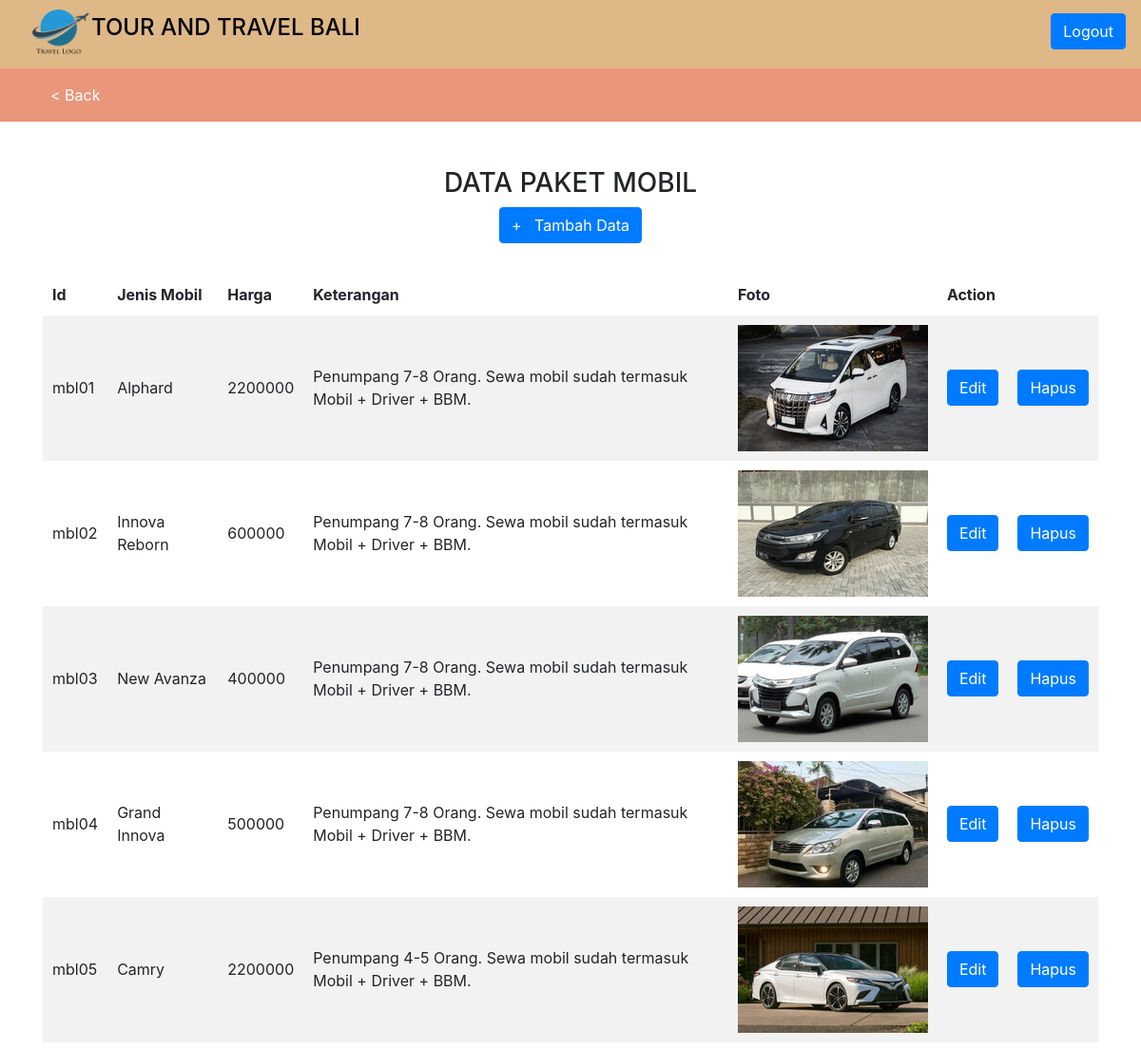
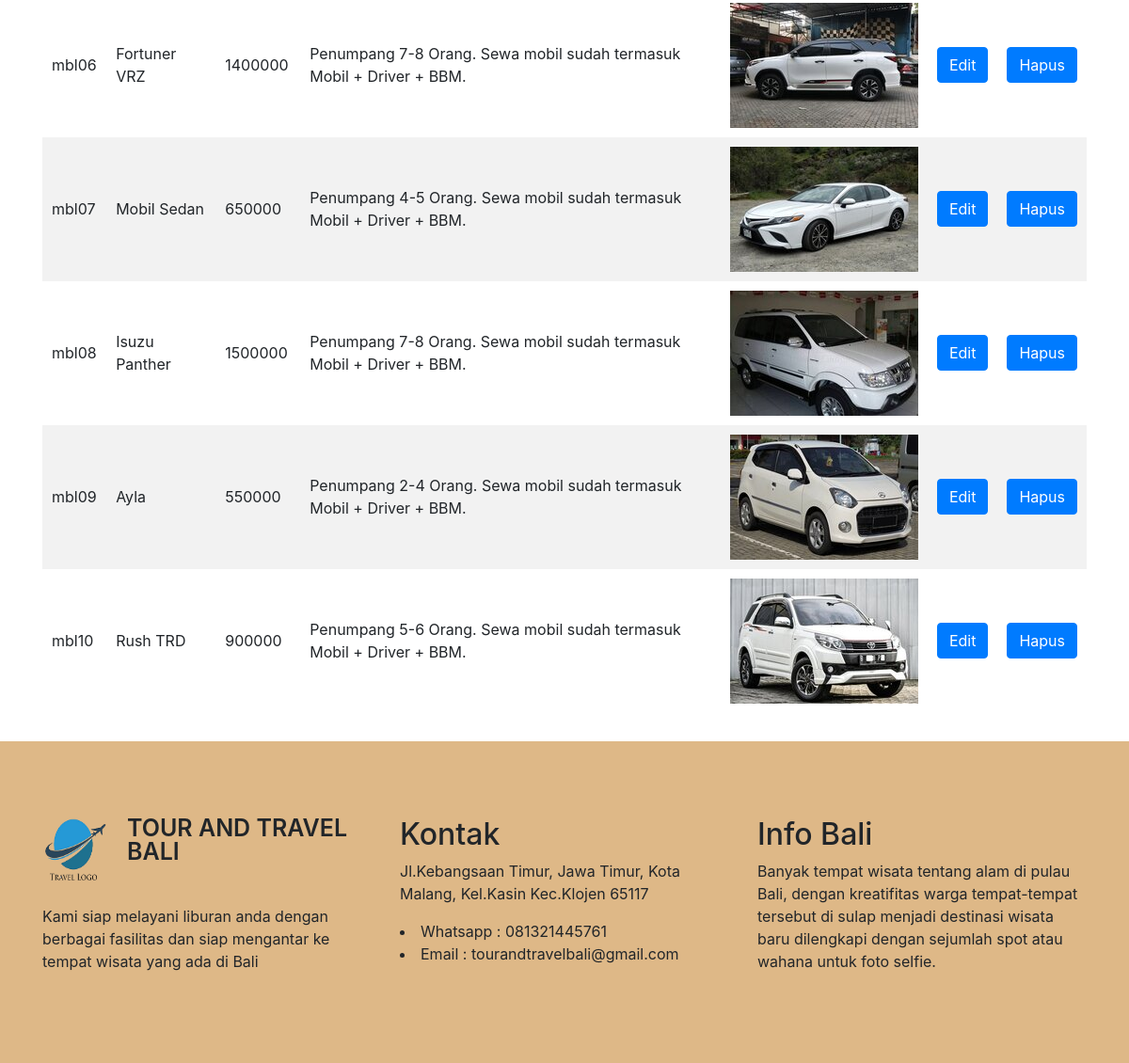
Screenshot of /crudmobil.php with the database file from the repository (2 pictures, top to bottom).
### tables this page shows
CREATE TABLE `paketmobil` (
  `Id` varchar(10) NOT NULL,
  `Jenis_Mobil` varchar(50) NOT NULL,
  `Harga` double NOT NULL,
  `Keterangan` varchar(255) NOT NULL,
  `lokasi_foto` varchar(255) NOT NULL
);

### crudmobil.php (the view, shortened to what this page needs)
<!DOCTYPE html>
    <html lang="en">
        <head>
            <link rel="stylesheet" href="https://maxcdn.bootstrapcdn.com/bootstrap/4.5.2/css/bootstrap.min.css">
        </head>
        <body>
            <div class="header">
                <header>
                    <?php include 'header.php';?>
                </header>
            </div>
            <div class="jumbotronmenu3">
                <div class="container">
                <br> <br> <br>
                </div>
            </div>
            <div class="menu3">
                <header>
                    <?php include 'menu3.php';?>
                </header>
            </div>
            <div class="container">
                <div class="row">
                    <div class="col text-center">
                        <br> <br>
                            <h3>DATA PAKET MOBIL</h3>
                            <h6><a href="tambahDataMobil.php" class="btn btn-primary">+ &nbsp; Tambah Data</a></h6>
                        <br>
                    </div>
                </div>
                <table>
                    <tr>
                        <th> Id </th>
                        <th> Jenis Mobil </th>
                        <th> Harga </th>
                        <th> Keterangan </th>
                        <th> Foto </th>
                        <th> Action</th>
                    </tr>
                    <?php
                        include "koneksi.php";
                        $query ="SELECT * FROM paketmobil";
                        $result = mysqli_query($connect, $query);
                        if (mysqli_num_rows($result)>0) {
                            while ($row = mysqli_fetch_array($result)) {
                    ?>
                    <tr>
                        <td> <?php echo $row["Id"] ?> </td>
                        <td> <?php echo $row["Jenis_Mobil"] ?> </td>
                        <td> <?php echo $row["Harga"] ?> </td>
                        <td> <?php echo $row["Keterangan"] ?> </td>
                        <td><img class="gmbr" src="<?php echo $row["lokasi_foto"]; ?> "></td>
                        <td>
                        <a href="editDataMobil.php?id=<?php echo $row['Id']; ?>" class="btn btn-primary">Edit</a>
                        </td>
                        <td>
                        <a href="prosesHapusMobil.php?id=<?php echo $row['Id']; ?>" onclick="return confirm('Anda yakin ingin hapus data ini?')" class="btn btn-primary">Hapus</a>
                        </td>
                    <?php
                        }
                    }
                    else {
                        echo "0 result";
                    }
                    ?>
                    </tr>
                </table>
            </div>
            <div class="footer page-top">
               <header>
                    <?php include 'footer.php';?>
                </header>
            </div>
        </body>
    </html>

### style.css (style rules this page uses)
.jumbotronmenu3 { background-color: burlywood; }
.page-top { margin-top:30px; }

### crudmobil.php (style rules this page uses)
table { border-collapse: collapse; border-spacing: 0; width: 100%; border: 1 px solid #ddd; }
th, td { text-align: left; padding: 10px; }
tr:nth-child(even) { background-color: #f2f2f2; }

### rows the page displays
paketmobil: Id "mbl01", Jenis_Mobil "Alphard", Harga "2200000", Keterangan "Penumpang 7-8 Orang. Sewa mobil sudah termasuk Mobil + Driver + BBM.", lokasi_foto (picture)
paketmobil: Id "mbl02", Jenis_Mobil "Innova Reborn", Harga "600000", Keterangan "Penumpang 7-8 Orang. Sewa mobil sudah termasuk Mobil + Driver + BBM.", lokasi_foto (picture)
paketmobil: Id "mbl03", Jenis_Mobil "New Avanza", Harga "400000", Keterangan "Penumpang 7-8 Orang. Sewa mobil sudah termasuk Mobil + Driver + BBM.", lokasi_foto (picture)
paketmobil: Id "mbl04", Jenis_Mobil "Grand Innova", Harga "500000", Keterangan "Penumpang 7-8 Orang. Sewa mobil sudah termasuk Mobil + Driver + BBM.", lokasi_foto (picture)
paketmobil: Id "mbl05", Jenis_Mobil "Camry", Harga "2200000", Keterangan "Penumpang 4-5 Orang. Sewa mobil sudah termasuk Mobil + Driver + BBM.", lokasi_foto (picture)
paketmobil: Id "mbl06", Jenis_Mobil "Fortuner VRZ", Harga "1400000", Keterangan "Penumpang 7-8 Orang. Sewa mobil sudah termasuk Mobil + Driver + BBM.", lokasi_foto (picture)
paketmobil: Id "mbl07", Jenis_Mobil "Mobil Sedan", Harga "650000", Keterangan "Penumpang 4-5 Orang. Sewa mobil sudah termasuk Mobil + Driver + BBM.", lokasi_foto (picture)
paketmobil: Id "mbl08", Jenis_Mobil "Isuzu Panther", Harga "1500000", Keterangan "Penumpang 7-8 Orang. Sewa mobil sudah termasuk Mobil + Driver + BBM.", lokasi_foto (picture)
paketmobil: Id "mbl09", Jenis_Mobil "Ayla", Harga "550000", Keterangan "Penumpang 2-4 Orang. Sewa mobil sudah termasuk Mobil + Driver + BBM.", lokasi_foto (picture)
paketmobil: Id "mbl10", Jenis_Mobil "Rush TRD", Harga "900000", Keterangan "Penumpang 5-6 Orang. Sewa mobil sudah termasuk Mobil + Driver + BBM.", lokasi_foto (picture)
